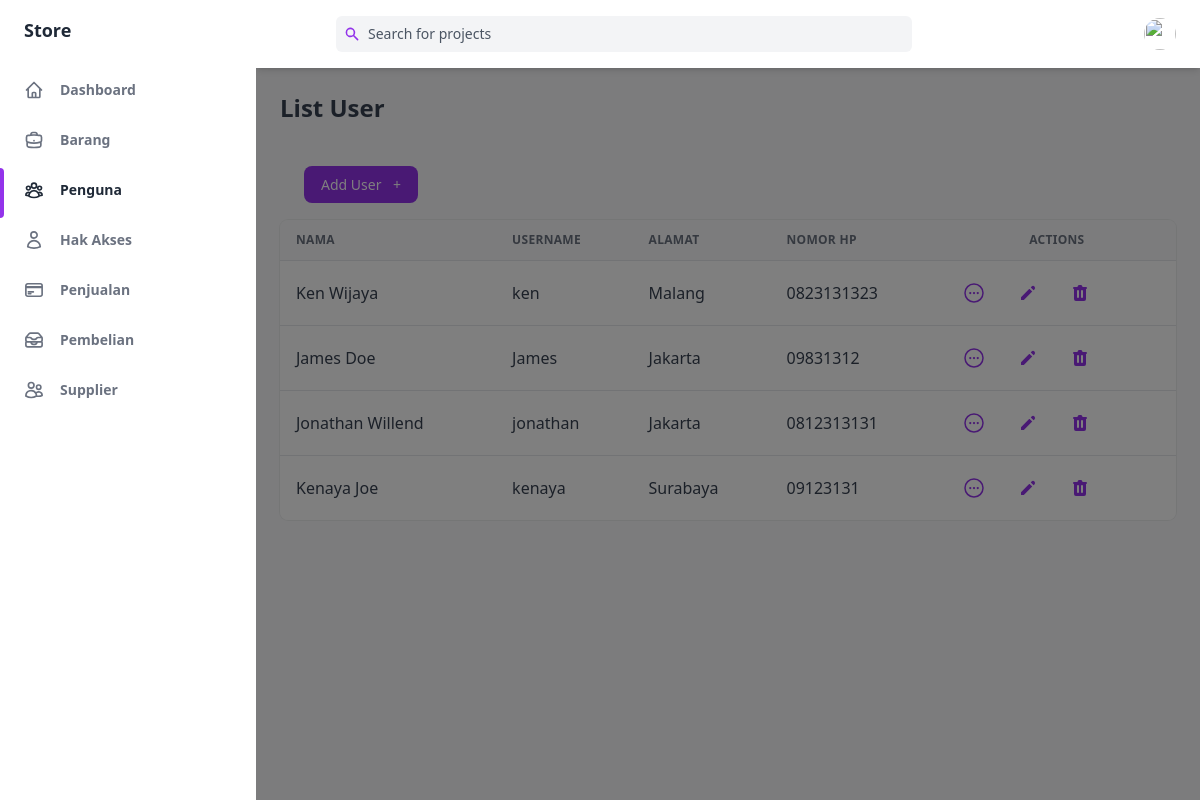
Page /public/pengguna on the committed database.
### tables this page shows
CREATE TABLE `Pengguna` (
  `IdPengguna` int(50) NOT NULL,
  `NamaPengguna` varchar(250) NOT NULL,
  `Password` varchar(250) NOT NULL,
  `NamaDepan` varchar(250) NOT NULL,
  `NamaBelakang` varchar(250) NOT NULL,
  `NoHP` varchar(250) NOT NULL,
  `Alamat` varchar(255) NOT NULL,
  `IdAkses` int(50) NOT NULL
);

### app/core/Controller.php (called while the page is built, shortened)
<?php
class Controller
{
    public function view($view, $data = [])
    {
        require_once '../app/views/' . $view . '.php';
    }
    public function model($model)
    {
        return new $model;
    }
}

### app/controllers/Pengguna.php (called while the page is built, shortened)
<?php
class Pengguna extends Controller
{
    public function index()
    {
        $data['judul'] = 'List User';
        $data['pengguna'] = $this->model('pengguna_model')->getAllPengguna();
        $this->view('pengguna/index', $data);
    }
}

### app/core/App.php (called while the page is built, shortened)
<?php
class App
{
   protected $method = 'index';
   protected $params = [];
   public function __construct()
   {
      $this->controller = new $this->controller;
      call_user_func_array([$this->controller, $this->method], $this->params);
   }
}

### public/index.php (called while the page is built, shortened)
<?php
$app = new App;

### app/core/Database.php (called while the page is built, shortened)
<?php
class Database
{
    private $host = DB_HOST;
    private $user = DB_USER;
    private $pass = DB_PASS;
    private $db_name = DB_NAME;
    private $dbh;
    private $stmt;
    public function __construct()
    {
        $dsn = 'mysql:host=' . $this->host . ';dbname=' . $this->db_name;
        $option = [
            PDO::ATTR_PERSISTENT => true,
            PDO::ATTR_ERRMODE => PDO::ERRMODE_EXCEPTION
        ];
        try {
            $this->dbh = new PDO($dsn, $this->user, $this->pass, $option);
        } catch (PDOException $error) {
            die($error->getMessage());
        }
    }
    public function query($query)
    {
        $this->stmt = $this->dbh->prepare($query);
    }
    public function execute()
    {
        $this->stmt->execute();
    }
    public function resultSet()
    {
        $this->execute();
        return $this->stmt->fetchAll(PDO::FETCH_ASSOC);
    }
}

### app/models/pengguna_model.php (called while the page is built, shortened)
<?php
class pengguna_model
{
    private $table = 'Pengguna';
    private $db;
    public function __construct()
    {
        $this->db = new Database;
    }
    public function getAllPengguna()
    {
        $this->db->query('SELECT * FROM ' . $this->table);
        return $this->db->resultSet();
    }
}

### app/views/pengguna/index.php (the view, shortened to what this page needs)
<div class="flex h-screen bg-gray-50 dark:bg-gray-900" :class="{ 'overflow-hidden': isSideMenuOpen}">
    <aside class="z-20 flex-shrink-0 hidden w-64 overflow-y-auto bg-white dark:bg-gray-800 md:block">
        <div class="py-4 text-gray-500 dark:text-gray-400">
            <a class="ml-6 text-lg font-bold text-gray-800 dark:text-gray-200" href="#">
                Store
            </a>
            <ul class="mt-6">
                <li class="relative px-6 py-3">
                    <a class="inline-flex items-center w-full text-sm font-semibold transition-colors duration-150 hover:text-gray-800 dark:hover:text-gray-200" href="<?= ROUTE_URL ?>/home">
                        <span class="ml-4">Dashboard</span>
                    </a>
                </li>
            </ul>
            <ul>
                <li class="relative px-6 py-3">
                    <a class="inline-flex items-center w-full text-sm font-semibold transition-colors duration-150 hover:text-gray-800 dark:hover:text-gray-200" href="<?= ROUTE_URL ?>/barang">
                        <span class="ml-4">Barang</span>
                    </a>
                </li>
                <li class="relative px-6 py-3">
                    <span class="absolute inset-y-0 left-0 w-1 bg-purple-600 rounded-tr-lg rounded-br-lg"></span>
                    <a class="inline-flex items-center w-full text-sm font-semibold transition-colors duration-150 text-gray-800 dark:text-gray-100 hover:text-gray-800 dark:hover:text-gray-200" href="<?= ROUTE_URL ?>/pengguna">
                        <span class="ml-4">Penguna</span>
                    </a>
                </li>
                <li class="relative px-6 py-3">
                    <a class="inline-flex items-center w-full text-sm font-semibold transition-colors duration-150 hover:text-gray-800 dark:hover:text-gray-200" href="<?= ROUTE_URL ?>/role">
                        <span class="ml-4">Hak Akses</span>
                    </a>
                </li>
                <li class="relative px-6 py-3">
                    <a class="inline-flex items-center w-full text-sm font-semibold transition-colors duration-150 hover:text-gray-800 dark:hover:text-gray-200" href="<?= ROUTE_URL ?>/penjualan">
                        <span class="ml-4">Penjualan</span>
                    </a>
                </li>
                <li class="relative px-6 py-3">
                    <a class="inline-flex items-center w-full text-sm font-semibold transition-colors duration-150 hover:text-gray-800 dark:hover:text-gray-200" href="<?= ROUTE_URL ?>/pembelian">
                        <span class="ml-4">Pembelian</span>
                    </a>
                </li>
                <li class="relative px-6 py-3">
                    <a class="inline-flex items-center w-full text-sm font-semibold transition-colors duration-150 hover:text-gray-800 dark:hover:text-gray-200" href="<?= ROUTE_URL ?>/supplier">
                        <span class="ml-4">Supplier</span>
                    </a>
                </li>
            </ul>
        </div>
    </aside>
    <div x-show="isSideMenuOpen" x-transition:enter="transition ease-in-out duration-150" x-transition:enter-start="opacity-0" x-transition:enter-end="opacity-100" x-transition:leave="transition ease-in-out duration-150" x-transition:leave-start="opacity-100" x-transition:leave-end="opacity-0" class="fixed inset-0 z-10 flex items-end bg-black bg-opacity-50 sm:items-center sm:justify-center"></div>
    <div class="flex flex-col flex-1 w-full">
        <header class="z-10 py-4 bg-white shadow-md dark:bg-gray-800">
            <div class="container flex items-center justify-between h-full px-6 mx-auto text-purple-600 dark:text-purple-300">
                <div class="flex justify-center flex-1 lg:mr-32">
                    <div class="relative w-full max-w-xl mr-6 focus-within:text-purple-500">
                        <div class="absolute inset-y-0 flex items-center pl-2">
                            <svg class="w-4 h-4" aria-hidden="true" fill="currentColor" viewBox="0 0 20 20">
                                <path fill-rule="evenodd" d="M8 4a4 4 0 100 8 4 4 0 000-8zM2 8a6 6 0 1110.89 3.476l4.817 4.817a1 1 0 01-1.414 1.414l-4.816-4.816A6 6 0 012 8z" clip-rule="evenodd"></path>
                            </svg>
                        </div>
                        <input class="w-full pl-8 pr-2 text-sm text-gray-700 placeholder-gray-600 bg-gray-100 border-0 rounded-md dark:placeholder-gray-500 dark:focus:shadow-outline-gray dark:focus:placeholder-gray-600 dark:bg-gray-700 dark:text-gray-200 focus:placeholder-gray-500 focus:bg-white focus:border-purple-300 focus:outline-none focus:shadow-outline-purple form-input" type="text" placeholder="Search for projects" aria-label="Search" />
                    </div>
                </div>
                <ul class="flex items-center flex-shrink-0 space-x-6">
                    <li class="relative">
                        <button class="align-middle rounded-full focus:shadow-outline-purple focus:outline-none" @click="toggleProfileMenu" @keydown.escape="closeProfileMenu" aria-label="Account" aria-haspopup="true">
                            <img class="object-cover w-8 h-8 rounded-full" src="https://images.unsplash.com/photo-1502378735452-bc7d86632805?ixlib=rb-0.3.5&q=80&fm=jpg&crop=entropy&cs=tinysrgb&w=200&fit=max&s=aa3a807e1bbdfd4364d1f449eaa96d82" alt="" aria-hidden="true" />
                        </button>
                    </li>
                </ul>
            </div>
        </header>
        <main class="h-full pb-16 overflow-y-auto">
            <div class="container grid px-6 mx-auto">
                <h2 class="my-6 text-2xl font-semibold text-gray-700 dark:text-gray-200">
                    List User
                </h2>
                <div class="px-6 my-6">
                    <a href="<?= ROUTE_URL ?>/pengguna/create" class="items-center justify-between px-4 py-2 text-sm font-medium leading-5 text-white transition-colors duration-150 bg-purple-600 border border-transparent rounded-lg active:bg-purple-600 hover:bg-purple-700 focus:outline-none focus:shadow-outline-purple">
                        Add User
                        <span class="ml-2" aria-hidden="true">+</span>
                    </a>
                </div>
                <div class="w-full overflow-hidden rounded-lg shadow-xs">
                    <div class="w-full overflow-x-auto">
                        <table class="w-full whitespace-no-wrap">
                            <thead>
                                <tr class="text-xs font-semibold tracking-wide text-left text-gray-500 uppercase border-b dark:border-gray-700 bg-gray-50 dark:text-gray-400 dark:bg-gray-800">
                                    <th class="px-4 py-3">Nama</th>
                                    <th class="px-4 py-3">Username</th>
                                    <th class="px-4 py-3">Alamat</th>
                                    <th class="px-4 py-3">Nomor HP</th>
                                    <th class="px-4 py-3 text-center">Actions</th>
                                </tr>
                            </thead>
                            <tbody class="bg-white divide-y dark:divide-gray-700 dark:bg-gray-800">
                                <?php foreach ($data['pengguna'] as $pengguna) : ?>
                                    <tr class="text-gray-700 dark:text-gray-400">
                                        <td class="px-4 py-3"><?= $pengguna['NamaDepan'] . ' ' . $pengguna['NamaBelakang']; ?> </td>
                                        <td class="px-4 py-3"><?= $pengguna['NamaPengguna']; ?> </td>
                                        <td class="px-4 py-3"><?= $pengguna['Alamat']; ?> </td>
                                        <td class="px-4 py-3"><?= $pengguna['NoHP']; ?> </td>
                                        <td class="px-4 py-3">
                                            <div class="flex items-center space-x-4 text-sm">
                                                <a href="<?= ROUTE_URL ?>/pengguna/detail/<?= $pengguna['IdPengguna'] ?>" class="flex items-center justify-between px-2 py-2 text-sm font-medium leading-5 text-purple-600 rounded-lg dark:text-gray-400 hover:text-gray-800 dark:hover:text-gray-200 focus:outline-none focus:shadow-outline-gray" aria-label="Edit">
                                                </a>
                                                <a href="<?= ROUTE_URL ?>/pengguna/edit/<?= $pengguna['IdPengguna'] ?>" class="flex items-center justify-between px-2 py-2 text-sm font-medium leading-5 text-purple-600 rounded-lg dark:text-gray-400 hover:text-gray-800 dark:hover:text-gray-200 focus:outline-none focus:shadow-outline-gray" aria-label="Edit">
                                                    <svg class="w-5 h-5" aria-hidden="true" fill="currentColor" viewBox="0 0 20 20">
                                                        <path d="M13.586 3.586a2 2 0 112.828 2.828l-.793.793-2.828-2.828.793-.793zM11.379 5.793L3 14.172V17h2.828l8.38-8.379-2.83-2.828z"></path>
                                                    </svg>
                                                </a>
                                                <a href="<?= ROUTE_URL ?>/pengguna/hapus/<?= $pengguna['IdPengguna'] ?>" class="flex items-center justify-between px-2 py-2 text-sm font-medium leading-5 text-purple-600 rounded-lg dark:text-gray-400 focus:outline-none focus:shadow-outline-gray" aria-label="Delete" onclick="return confirm('Are you sure to delete?')">
                                                </a>
                                            </div>
                                        </td>
                                    </tr>
                                <?php endforeach; ?>
                            </tbody>
                        </table>
                    </div>
                </div>
            </div>
        </main>
    </div>
</div>

### rows in the picture
pengguna: NamaDepan "Ken", NamaBelakang "Wijaya", NamaPengguna "ken", Alamat "Malang", NoHP "0823131323"
pengguna: NamaDepan "James", NamaBelakang "Doe", NamaPengguna "James", Alamat "Jakarta", NoHP "09831312"
pengguna: NamaDepan "Jonathan", NamaBelakang "Willend", NamaPengguna "jonathan", Alamat "Jakarta", NoHP "0812313131"
pengguna: NamaDepan "Kenaya", NamaBelakang "Joe", NamaPengguna "kenaya", Alamat "Surabaya", NoHP "09123131"
